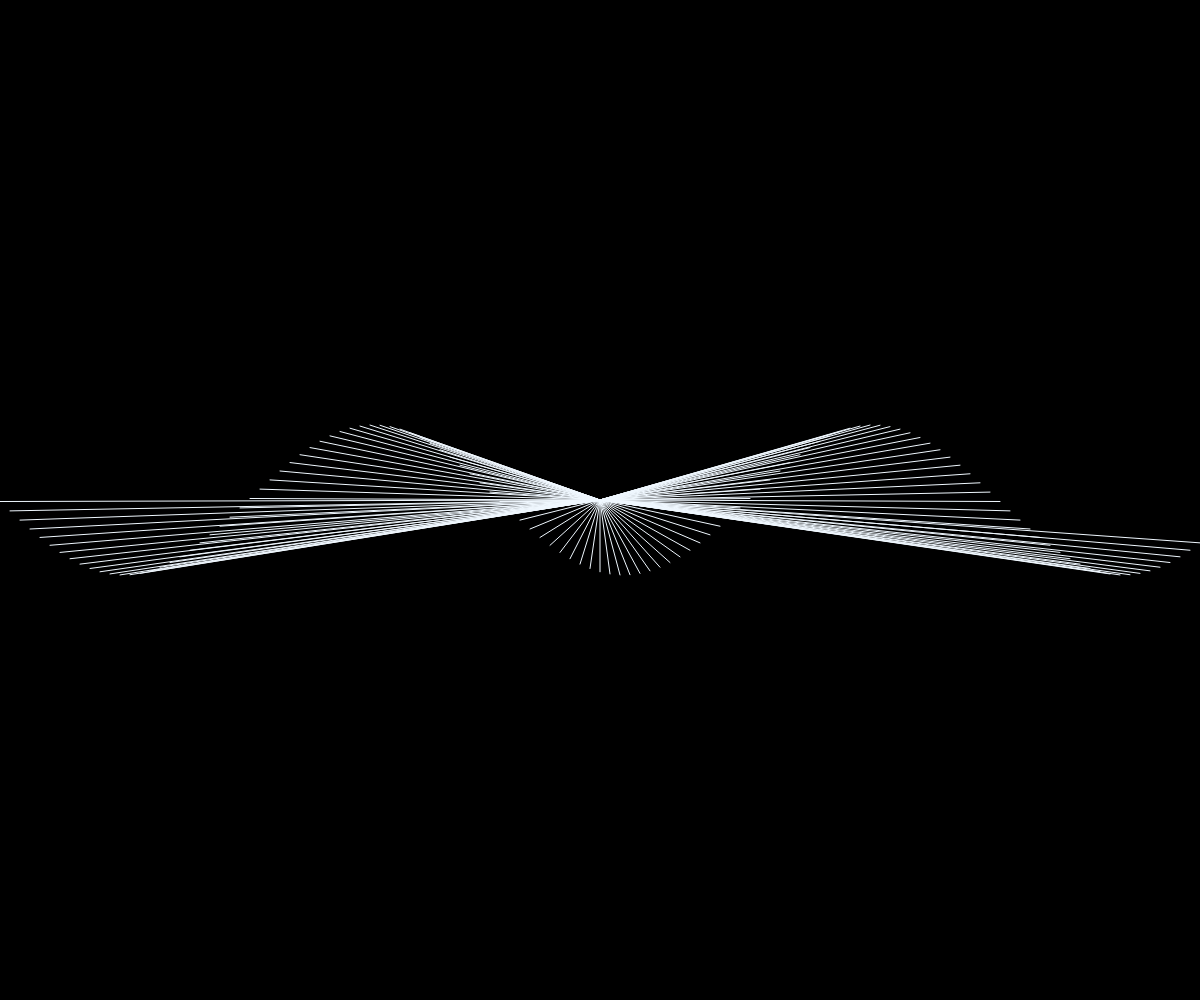
Frame 1 (no input)
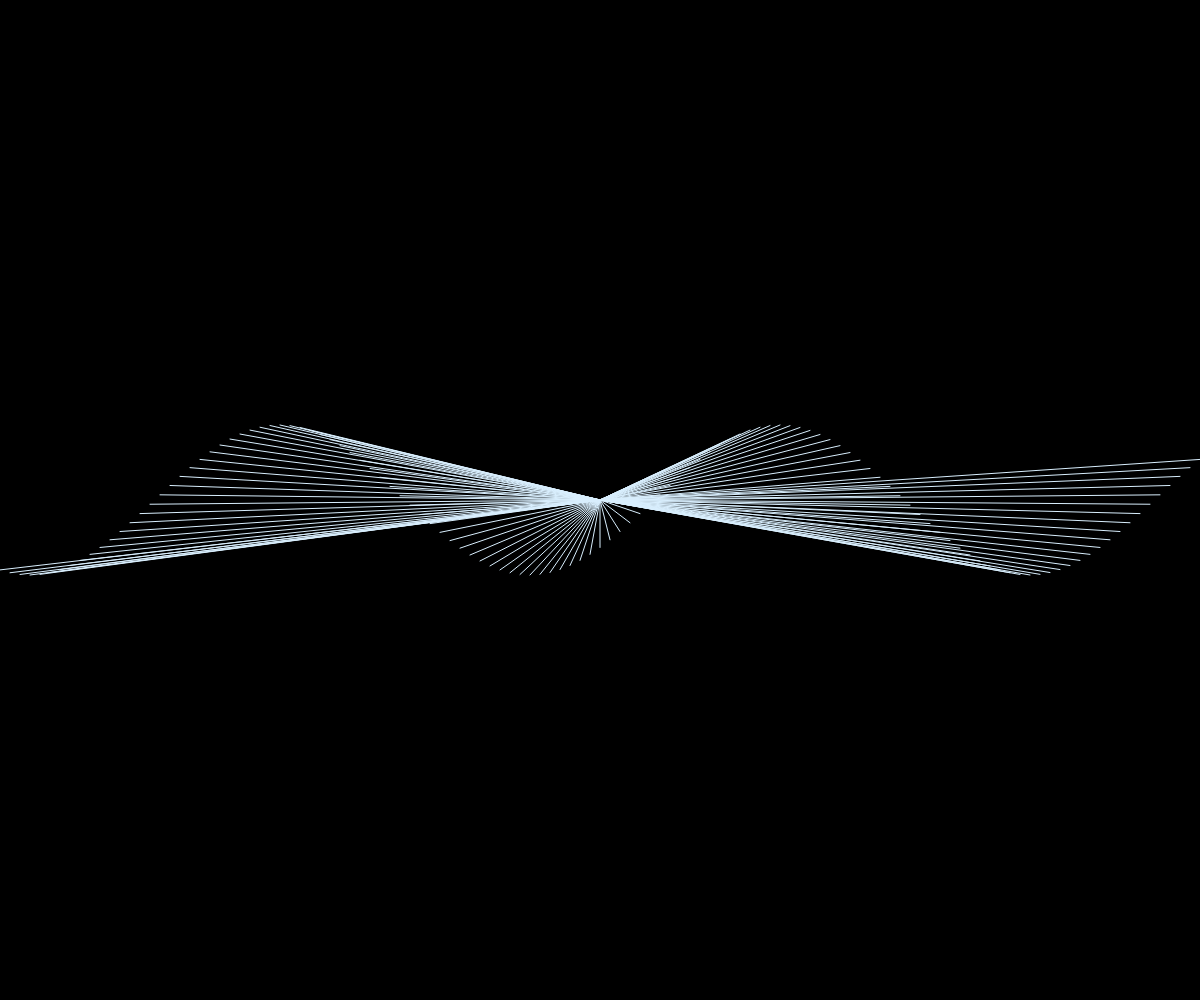
Frame 60 (no input)
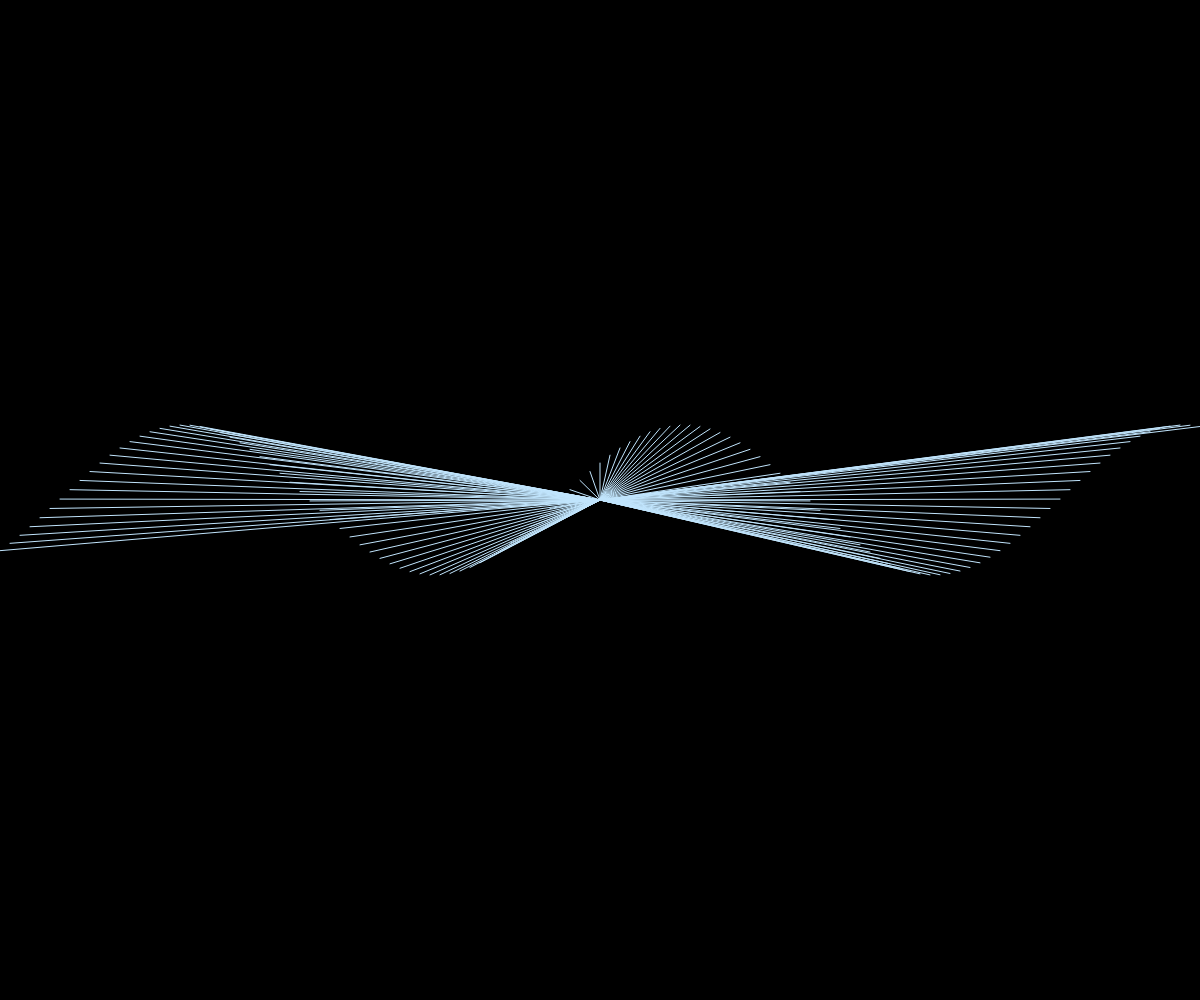
Frame 120 (the mouse pressed at the canvas centre since frame 60)

The p5.js sketch that drew these frames (run headless with seeded random() and noise() and a simulated clock; from frame 60 on, the mouse is pressed at the canvas centre):

// p5.js sketch
// ── sketch.js

let xspacing = 10;
let w;
let theta = 0.0;
let amplitude = 75.0;
let period = 500.0;
let dx;
let yvalues;

function setup() {
  createCanvas(windowWidth, windowHeight);
  w = width + 16;
  dx = (TWO_PI / period) * xspacing;
  yvalues = new Array(floor(w / xspacing));
}

function draw() {

  // ORIGINAL IMAGE

  // In function setup():
  // angleMode(DEGREES);
  // background("white");

  // In function draw():
  // push();
  //   translate(width/2,height/2);
  //   stroke(0);
  //   strokeWeight(0.5);
  //   noFill();
  //   line(200,0,cos(frameCount*2, frameRate(100))*200,
  //              sin(frameCount*2, frameRate(100))*200);
  //   if(frameCount==180) {
  //      noLoop();
  //   }
  // pop();

  background(0);
  calcWave();
  renderWave();
}

function calcWave() {
  theta += 0.02;

  let x = theta;
  for (let i = 0; i < yvalues.length; i++) {
    yvalues[i] = sin(x) * amplitude;
    x += dx;
  }
}

function renderWave() {
  noStroke();
  noFill();

  for (let x = 0; x < yvalues.length; x++) {
    stroke(lerpColor(color("AliceBlue"), color("LightSkyBlue"), frameCount/270));
    line(x*xspacing, height/2+yvalues[x],width/2,height/2);
  }
}
